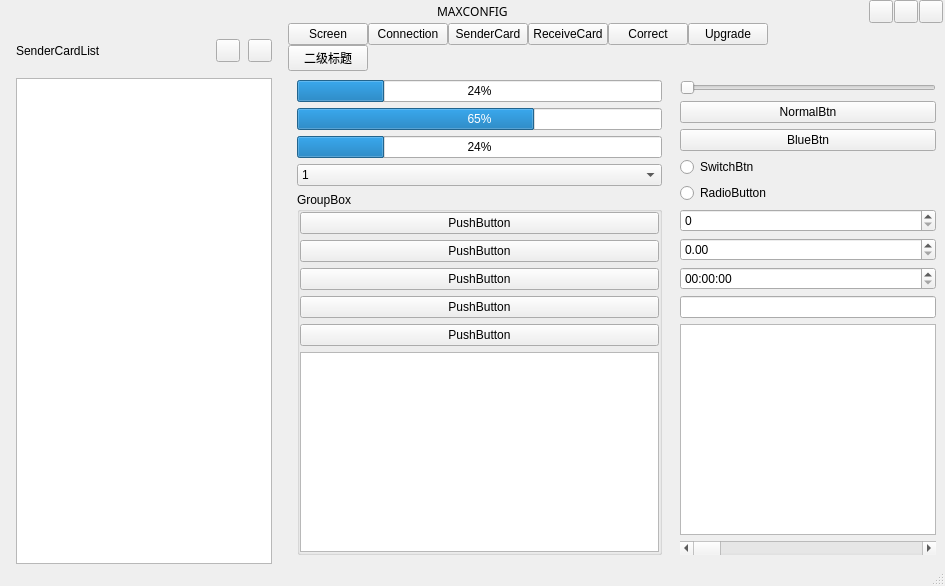
<?xml version="1.0" encoding="UTF-8"?>
<ui version="4.0">
 <class>MainWindow_New</class>
 <widget class="QMainWindow" name="MainWindow_New">
  <property name="geometry">
   <rect>
    <x>0</x>
    <y>0</y>
    <width>945</width>
    <height>586</height>
   </rect>
  </property>
  <property name="windowTitle">
   <string>MainWindow</string>
  </property>
  <property name="styleSheet">
   <string notr="true"/>
  </property>
  <widget class="QWidget" name="centralwidget">
   <property name="styleSheet">
    <string notr="true"/>
   </property>
   <layout class="QVBoxLayout" name="verticalLayout_4">
    <property name="spacing">
     <number>0</number>
    </property>
    <property name="leftMargin">
     <number>0</number>
    </property>
    <property name="topMargin">
     <number>0</number>
    </property>
    <property name="rightMargin">
     <number>0</number>
    </property>
    <property name="bottomMargin">
     <number>0</number>
    </property>
    <item>
     <widget class="QFrame" name="frameAppTitle">
      <property name="styleSheet">
       <string notr="true"/>
      </property>
      <property name="frameShape">
       <enum>QFrame::NoFrame</enum>
      </property>
      <property name="frameShadow">
       <enum>QFrame::Raised</enum>
      </property>
      <layout class="QHBoxLayout" name="horizontalLayout_3" stretch="0,0,0">
       <property name="spacing">
        <number>0</number>
       </property>
       <property name="leftMargin">
        <number>0</number>
       </property>
       <property name="topMargin">
        <number>0</number>
       </property>
       <property name="rightMargin">
        <number>0</number>
       </property>
       <property name="bottomMargin">
        <number>0</number>
       </property>
       <item>
        <layout class="QHBoxLayout" name="horizontalLayout">
         <property name="leftMargin">
          <number>8</number>
         </property>
         <property name="rightMargin">
          <number>0</number>
         </property>
         <item>
          <widget class="QLabel" name="labelAppIcon">
           <property name="styleSheet">
            <string notr="true"/>
           </property>
           <property name="text">
            <string/>
           </property>
          </widget>
         </item>
         <item>
          <spacer name="horizontalSpacer_3">
           <property name="orientation">
            <enum>Qt::Horizontal</enum>
           </property>
           <property name="sizeHint" stdset="0">
            <size>
             <width>40</width>
             <height>20</height>
            </size>
           </property>
          </spacer>
         </item>
        </layout>
       </item>
       <item>
        <widget class="QLabel" name="labelAppName">
         <property name="font">
          <font>
           <family>Microsoft YaHei</family>
           <weight>50</weight>
           <bold>false</bold>
           <underline>false</underline>
           <strikeout>false</strikeout>
           <stylestrategy>PreferDefault</stylestrategy>
           <kerning>false</kerning>
          </font>
         </property>
         <property name="styleSheet">
          <string notr="true"/>
         </property>
         <property name="text">
          <string>MAXCONFIG</string>
         </property>
        </widget>
       </item>
       <item>
        <layout class="QHBoxLayout" name="horizontalLayout_2">
         <property name="spacing">
          <number>1</number>
         </property>
         <property name="rightMargin">
          <number>2</number>
         </property>
         <item>
          <spacer name="horizontalSpacer_4">
           <property name="orientation">
            <enum>Qt::Horizontal</enum>
           </property>
           <property name="sizeHint" stdset="0">
            <size>
             <width>40</width>
             <height>20</height>
            </size>
           </property>
          </spacer>
         </item>
         <item>
          <widget class="QToolButton" name="toolBtnMinSize">
           <property name="sizePolicy">
            <sizepolicy hsizetype="Preferred" vsizetype="Preferred">
             <horstretch>0</horstretch>
             <verstretch>0</verstretch>
            </sizepolicy>
           </property>
           <property name="styleSheet">
            <string notr="true"/>
           </property>
           <property name="text">
            <string/>
           </property>
          </widget>
         </item>
         <item>
          <widget class="QToolButton" name="toolBtnMaxSize">
           <property name="sizePolicy">
            <sizepolicy hsizetype="Preferred" vsizetype="Preferred">
             <horstretch>0</horstretch>
             <verstretch>0</verstretch>
            </sizepolicy>
           </property>
           <property name="styleSheet">
            <string notr="true"/>
           </property>
           <property name="text">
            <string/>
           </property>
          </widget>
         </item>
         <item>
          <widget class="QToolButton" name="toolBtnClose">
           <property name="sizePolicy">
            <sizepolicy hsizetype="Preferred" vsizetype="Preferred">
             <horstretch>0</horstretch>
             <verstretch>0</verstretch>
            </sizepolicy>
           </property>
           <property name="styleSheet">
            <string notr="true"/>
           </property>
           <property name="text">
            <string/>
           </property>
          </widget>
         </item>
        </layout>
       </item>
      </layout>
     </widget>
    </item>
    <item>
     <layout class="QHBoxLayout" name="hLayout3" stretch="0,1">
      <property name="spacing">
       <number>0</number>
      </property>
      <item>
       <widget class="QFrame" name="frameSCList">
        <property name="sizePolicy">
         <sizepolicy hsizetype="Preferred" vsizetype="Preferred">
          <horstretch>0</horstretch>
          <verstretch>0</verstretch>
         </sizepolicy>
        </property>
        <property name="styleSheet">
         <string notr="true"/>
        </property>
        <property name="frameShape">
         <enum>QFrame::NoFrame</enum>
        </property>
        <property name="frameShadow">
         <enum>QFrame::Raised</enum>
        </property>
        <layout class="QVBoxLayout" name="verticalLayout_3">
         <property name="spacing">
          <number>16</number>
         </property>
         <property name="leftMargin">
          <number>16</number>
         </property>
         <property name="topMargin">
          <number>16</number>
         </property>
         <property name="rightMargin">
          <number>16</number>
         </property>
         <property name="bottomMargin">
          <number>0</number>
         </property>
         <item>
          <widget class="QFrame" name="frameSCOpt">
           <property name="frameShape">
            <enum>QFrame::NoFrame</enum>
           </property>
           <property name="frameShadow">
            <enum>QFrame::Raised</enum>
           </property>
           <layout class="QHBoxLayout" name="horizontalLayout_7" stretch="0,0,0,0">
            <property name="spacing">
             <number>8</number>
            </property>
            <property name="leftMargin">
             <number>0</number>
            </property>
            <property name="topMargin">
             <number>0</number>
            </property>
            <property name="rightMargin">
             <number>0</number>
            </property>
            <property name="bottomMargin">
             <number>0</number>
            </property>
            <item>
             <widget class="QLabel" name="labelSCList">
              <property name="sizePolicy">
               <sizepolicy hsizetype="Fixed" vsizetype="Preferred">
                <horstretch>0</horstretch>
                <verstretch>0</verstretch>
               </sizepolicy>
              </property>
              <property name="text">
               <string>SenderCardList</string>
              </property>
             </widget>
            </item>
            <item>
             <spacer name="horizontalSpacer_5">
              <property name="orientation">
               <enum>Qt::Horizontal</enum>
              </property>
              <property name="sizeHint" stdset="0">
               <size>
                <width>40</width>
                <height>20</height>
               </size>
              </property>
             </spacer>
            </item>
            <item>
             <widget class="QToolButton" name="toolBtnRefreshSCList">
              <property name="sizePolicy">
               <sizepolicy hsizetype="Minimum" vsizetype="Preferred">
                <horstretch>0</horstretch>
                <verstretch>0</verstretch>
               </sizepolicy>
              </property>
              <property name="text">
               <string/>
              </property>
             </widget>
            </item>
            <item>
             <widget class="QToolButton" name="toolBtnSCListHide">
              <property name="sizePolicy">
               <sizepolicy hsizetype="Minimum" vsizetype="Preferred">
                <horstretch>0</horstretch>
                <verstretch>0</verstretch>
               </sizepolicy>
              </property>
              <property name="minimumSize">
               <size>
                <width>0</width>
                <height>0</height>
               </size>
              </property>
              <property name="maximumSize">
               <size>
                <width>16777215</width>
                <height>16777215</height>
               </size>
              </property>
              <property name="text">
               <string/>
              </property>
             </widget>
            </item>
           </layout>
          </widget>
         </item>
         <item>
          <widget class="QListWidget" name="listSenderCard">
           <property name="sizePolicy">
            <sizepolicy hsizetype="Preferred" vsizetype="Expanding">
             <horstretch>0</horstretch>
             <verstretch>0</verstretch>
            </sizepolicy>
           </property>
           <property name="layoutDirection">
            <enum>Qt::LeftToRight</enum>
           </property>
           <property name="styleSheet">
            <string notr="true"/>
           </property>
           <property name="dragEnabled">
            <bool>true</bool>
           </property>
           <property name="dragDropMode">
            <enum>QAbstractItemView::InternalMove</enum>
           </property>
           <property name="sortingEnabled">
            <bool>false</bool>
           </property>
          </widget>
         </item>
        </layout>
       </widget>
      </item>
      <item>
       <layout class="QVBoxLayout" name="vLayout2" stretch="0,1">
        <property name="spacing">
         <number>0</number>
        </property>
        <item>
         <widget class="QFrame" name="frameNavigationBar">
          <property name="styleSheet">
           <string notr="true"/>
          </property>
          <property name="frameShape">
           <enum>QFrame::NoFrame</enum>
          </property>
          <property name="frameShadow">
           <enum>QFrame::Raised</enum>
          </property>
          <layout class="QVBoxLayout" name="verticalLayout">
           <property name="spacing">
            <number>0</number>
           </property>
           <property name="leftMargin">
            <number>0</number>
           </property>
           <property name="topMargin">
            <number>0</number>
           </property>
           <property name="rightMargin">
            <number>0</number>
           </property>
           <property name="bottomMargin">
            <number>0</number>
           </property>
           <item>
            <widget class="QFrame" name="frameNavigatFirst">
             <property name="styleSheet">
              <string notr="true"/>
             </property>
             <property name="frameShape">
              <enum>QFrame::NoFrame</enum>
             </property>
             <property name="frameShadow">
              <enum>QFrame::Raised</enum>
             </property>
             <layout class="QHBoxLayout" name="horizontalLayout_4">
              <property name="spacing">
               <number>0</number>
              </property>
              <property name="leftMargin">
               <number>0</number>
              </property>
              <property name="topMargin">
               <number>0</number>
              </property>
              <property name="rightMargin">
               <number>0</number>
              </property>
              <property name="bottomMargin">
               <number>0</number>
              </property>
              <item>
               <widget class="NavigateBarFirstBtn" name="btnScreen">
                <property name="sizePolicy">
                 <sizepolicy hsizetype="Minimum" vsizetype="Preferred">
                  <horstretch>0</horstretch>
                  <verstretch>0</verstretch>
                 </sizepolicy>
                </property>
                <property name="styleSheet">
                 <string notr="true"/>
                </property>
                <property name="text">
                 <string>Screen</string>
                </property>
                <property name="default">
                 <bool>false</bool>
                </property>
                <property name="flat">
                 <bool>false</bool>
                </property>
               </widget>
              </item>
              <item>
               <widget class="NavigateBarFirstBtn" name="btnConnection">
                <property name="text">
                 <string>Connection</string>
                </property>
               </widget>
              </item>
              <item>
               <widget class="NavigateBarFirstBtn" name="btnSC">
                <property name="text">
                 <string>SenderCard</string>
                </property>
               </widget>
              </item>
              <item>
               <widget class="NavigateBarFirstBtn" name="btnRC">
                <property name="text">
                 <string>ReceiveCard</string>
                </property>
               </widget>
              </item>
              <item>
               <widget class="NavigateBarFirstBtn" name="btnCorrect">
                <property name="text">
                 <string>Correct</string>
                </property>
               </widget>
              </item>
              <item>
               <widget class="NavigateBarFirstBtn" name="btnUpgrade">
                <property name="text">
                 <string>Upgrade</string>
                </property>
               </widget>
              </item>
              <item>
               <spacer name="horizontalSpacer">
                <property name="orientation">
                 <enum>Qt::Horizontal</enum>
                </property>
                <property name="sizeHint" stdset="0">
                 <size>
                  <width>40</width>
                  <height>20</height>
                 </size>
                </property>
               </spacer>
              </item>
             </layout>
            </widget>
           </item>
           <item>
            <widget class="QFrame" name="frameNavigatSecond">
             <property name="styleSheet">
              <string notr="true"/>
             </property>
             <property name="frameShape">
              <enum>QFrame::NoFrame</enum>
             </property>
             <property name="frameShadow">
              <enum>QFrame::Raised</enum>
             </property>
             <layout class="QHBoxLayout" name="horizontalLayout_5">
              <property name="spacing">
               <number>0</number>
              </property>
              <property name="leftMargin">
               <number>0</number>
              </property>
              <property name="topMargin">
               <number>0</number>
              </property>
              <property name="rightMargin">
               <number>0</number>
              </property>
              <property name="bottomMargin">
               <number>0</number>
              </property>
              <item>
               <widget class="NavigateBarSecondBtn" name="btnNavigatSecond1">
                <property name="sizePolicy">
                 <sizepolicy hsizetype="Minimum" vsizetype="Preferred">
                  <horstretch>0</horstretch>
                  <verstretch>0</verstretch>
                 </sizepolicy>
                </property>
                <property name="styleSheet">
                 <string notr="true"/>
                </property>
                <property name="text">
                 <string>二级标题</string>
                </property>
               </widget>
              </item>
              <item>
               <spacer name="horizontalSpacer_2">
                <property name="orientation">
                 <enum>Qt::Horizontal</enum>
                </property>
                <property name="sizeHint" stdset="0">
                 <size>
                  <width>40</width>
                  <height>20</height>
                 </size>
                </property>
               </spacer>
              </item>
             </layout>
            </widget>
           </item>
          </layout>
         </widget>
        </item>
        <item>
         <layout class="QHBoxLayout" name="hLayout1" stretch="1,0">
          <property name="spacing">
           <number>0</number>
          </property>
          <item>
           <widget class="QFrame" name="frameCentralView">
            <property name="font">
             <font>
              <kerning>false</kerning>
             </font>
            </property>
            <property name="styleSheet">
             <string notr="true"/>
            </property>
            <property name="frameShape">
             <enum>QFrame::NoFrame</enum>
            </property>
            <property name="frameShadow">
             <enum>QFrame::Plain</enum>
            </property>
            <property name="lineWidth">
             <number>1</number>
            </property>
            <layout class="QVBoxLayout" name="verticalLayout_5">
             <item>
              <widget class="HasErrorProgressBar" name="progressBar">
               <property name="value">
                <number>24</number>
               </property>
              </widget>
             </item>
             <item>
              <widget class="HasErrorProgressBar" name="progressBar_2">
               <property name="value">
                <number>65</number>
               </property>
              </widget>
             </item>
             <item>
              <widget class="HasErrorProgressBar" name="progressBar_3">
               <property name="value">
                <number>24</number>
               </property>
              </widget>
             </item>
             <item>
              <widget class="QComboBox" name="comboBox">
               <property name="styleSheet">
                <string notr="true"/>
               </property>
               <property name="editable">
                <bool>false</bool>
               </property>
               <item>
                <property name="text">
                 <string>1</string>
                </property>
               </item>
               <item>
                <property name="text">
                 <string>2</string>
                </property>
               </item>
               <item>
                <property name="text">
                 <string>12</string>
                </property>
               </item>
               <item>
                <property name="text">
                 <string>123</string>
                </property>
               </item>
              </widget>
             </item>
             <item>
              <widget class="QGroupBox" name="groupBox">
               <property name="styleSheet">
                <string notr="true"/>
               </property>
               <property name="title">
                <string>GroupBox</string>
               </property>
               <layout class="QVBoxLayout" name="verticalLayout_6">
                <property name="leftMargin">
                 <number>0</number>
                </property>
                <property name="topMargin">
                 <number>0</number>
                </property>
                <property name="rightMargin">
                 <number>0</number>
                </property>
                <property name="bottomMargin">
                 <number>0</number>
                </property>
                <item>
                 <widget class="QPushButton" name="pushButton_7">
                  <property name="text">
                   <string>PushButton</string>
                  </property>
                 </widget>
                </item>
                <item>
                 <widget class="QPushButton" name="pushButton_6">
                  <property name="text">
                   <string>PushButton</string>
                  </property>
                 </widget>
                </item>
                <item>
                 <widget class="QPushButton" name="pushButton_5">
                  <property name="text">
                   <string>PushButton</string>
                  </property>
                 </widget>
                </item>
                <item>
                 <widget class="QPushButton" name="pushButton_8">
                  <property name="text">
                   <string>PushButton</string>
                  </property>
                 </widget>
                </item>
                <item>
                 <widget class="QPushButton" name="pushButton_9">
                  <property name="text">
                   <string>PushButton</string>
                  </property>
                 </widget>
                </item>
                <item>
                 <widget class="QTextBrowser" name="textBrowser"/>
                </item>
               </layout>
              </widget>
             </item>
            </layout>
           </widget>
          </item>
          <item>
           <widget class="QFrame" name="frameAttribute">
            <property name="styleSheet">
             <string notr="true"/>
            </property>
            <property name="frameShape">
             <enum>QFrame::NoFrame</enum>
            </property>
            <property name="frameShadow">
             <enum>QFrame::Raised</enum>
            </property>
            <layout class="QVBoxLayout" name="verticalLayout_2">
             <item>
              <widget class="QSlider" name="horizontalSlider">
               <property name="styleSheet">
                <string notr="true"/>
               </property>
               <property name="orientation">
                <enum>Qt::Horizontal</enum>
               </property>
              </widget>
             </item>
             <item>
              <widget class="QPushButton" name="pushButton_3">
               <property name="text">
                <string>NormalBtn</string>
               </property>
              </widget>
             </item>
             <item>
              <widget class="BluePushButton" name="pushButton_2">
               <property name="text">
                <string>BlueBtn</string>
               </property>
              </widget>
             </item>
             <item>
              <widget class="SwitchRadioButton" name="pushButton_4">
               <property name="text">
                <string>SwitchBtn</string>
               </property>
              </widget>
             </item>
             <item>
              <widget class="QRadioButton" name="radioButton">
               <property name="styleSheet">
                <string notr="true"/>
               </property>
               <property name="text">
                <string>RadioButton</string>
               </property>
              </widget>
             </item>
             <item>
              <widget class="QSpinBox" name="spinBox">
               <property name="layoutDirection">
                <enum>Qt::LeftToRight</enum>
               </property>
               <property name="alignment">
                <set>Qt::AlignLeading|Qt::AlignLeft|Qt::AlignVCenter</set>
               </property>
              </widget>
             </item>
             <item>
              <widget class="QDoubleSpinBox" name="doubleSpinBox"/>
             </item>
             <item>
              <widget class="QTimeEdit" name="timeEdit"/>
             </item>
             <item>
              <widget class="QLineEdit" name="lineEdit"/>
             </item>
             <item>
              <widget class="QTextEdit" name="textEdit"/>
             </item>
             <item>
              <widget class="QScrollBar" name="horizontalScrollBar">
               <property name="orientation">
                <enum>Qt::Horizontal</enum>
               </property>
               <property name="invertedControls">
                <bool>true</bool>
               </property>
              </widget>
             </item>
            </layout>
           </widget>
          </item>
         </layout>
        </item>
       </layout>
      </item>
     </layout>
    </item>
   </layout>
  </widget>
  <widget class="QStatusBar" name="statusbar"/>
 </widget>
 <customwidgets>
  <customwidget>
   <class>NavigateBarFirstBtn</class>
   <extends>QPushButton</extends>
   <header location="global">CustomWidget/mcelevatedclass.h</header>
  </customwidget>
  <customwidget>
   <class>NavigateBarSecondBtn</class>
   <extends>QPushButton</extends>
   <header location="global">CustomWidget/mcelevatedclass.h</header>
  </customwidget>
  <customwidget>
   <class>BluePushButton</class>
   <extends>QPushButton</extends>
   <header location="global">CustomWidget/mcelevatedclass.h</header>
  </customwidget>
  <customwidget>
   <class>SwitchRadioButton</class>
   <extends>QRadioButton</extends>
   <header location="global">CustomWidget/mcelevatedclass.h</header>
  </customwidget>
  <customwidget>
   <class>HasErrorProgressBar</class>
   <extends>QProgressBar</extends>
   <header location="global">CustomWidget/mcelevatedclass.h</header>
  </customwidget>
 </customwidgets>
 <resources>
  <include location="../MaxConfig3.qrc"/>
 </resources>
 <connections/>
</ui>
